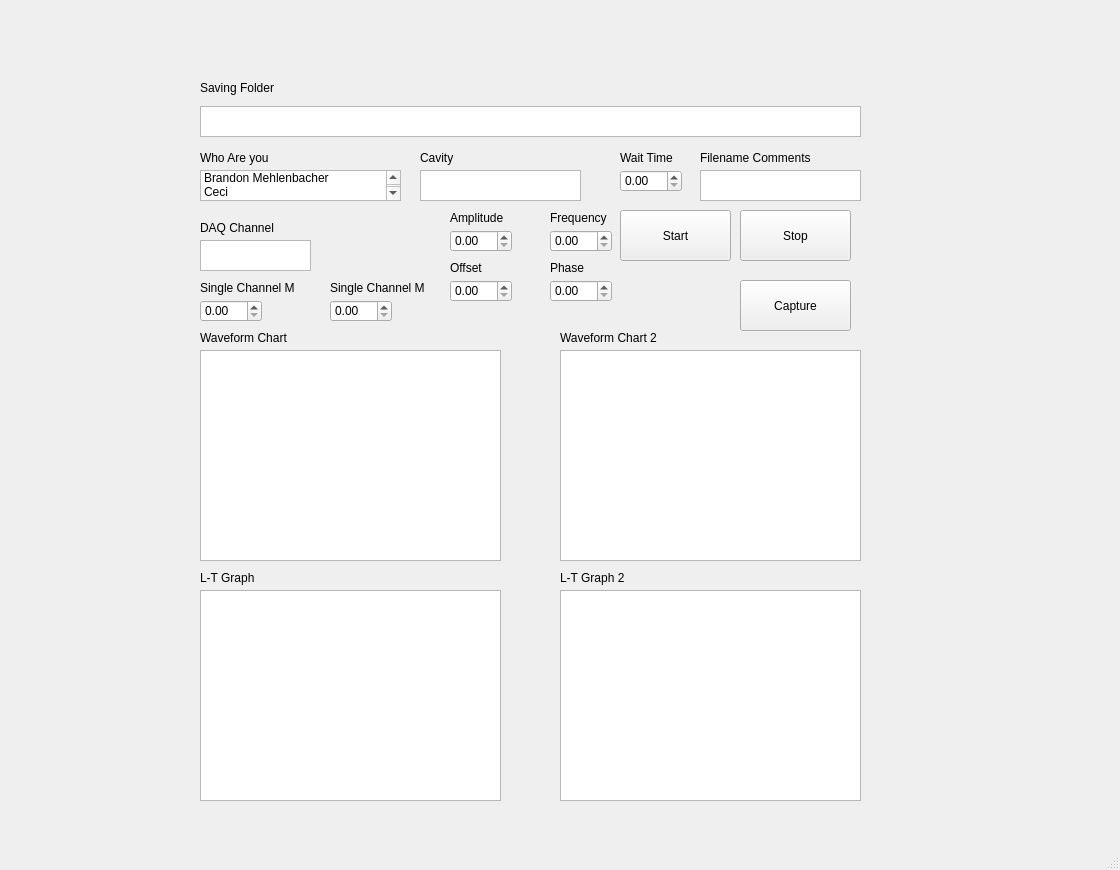
<?xml version="1.0" encoding="UTF-8"?>
<ui version="4.0">
 <class>CLS_Scan</class>
 <widget class="QMainWindow" name="CLS_Scan">
  <property name="geometry">
   <rect>
    <x>0</x>
    <y>0</y>
    <width>1120</width>
    <height>870</height>
   </rect>
  </property>
  <property name="windowTitle">
   <string>MainWindow</string>
  </property>
  <widget class="QWidget" name="centralwidget">
   <widget class="QGraphicsView" name="waveform_chart">
    <property name="geometry">
     <rect>
      <x>560</x>
      <y>350</y>
      <width>301</width>
      <height>211</height>
     </rect>
    </property>
   </widget>
   <widget class="QGraphicsView" name="l_t_graph_2">
    <property name="geometry">
     <rect>
      <x>560</x>
      <y>590</y>
      <width>301</width>
      <height>211</height>
     </rect>
    </property>
   </widget>
   <widget class="QGraphicsView" name="waveform_chart_2">
    <property name="geometry">
     <rect>
      <x>200</x>
      <y>350</y>
      <width>301</width>
      <height>211</height>
     </rect>
    </property>
   </widget>
   <widget class="QGraphicsView" name="l_t_graph">
    <property name="geometry">
     <rect>
      <x>200</x>
      <y>590</y>
      <width>301</width>
      <height>211</height>
     </rect>
    </property>
   </widget>
   <widget class="QLabel" name="label_waveform_chart">
    <property name="geometry">
     <rect>
      <x>560</x>
      <y>330</y>
      <width>191</width>
      <height>16</height>
     </rect>
    </property>
    <property name="text">
     <string>Waveform Chart 2</string>
    </property>
   </widget>
   <widget class="QLabel" name="label_l_t_graph_2">
    <property name="geometry">
     <rect>
      <x>560</x>
      <y>570</y>
      <width>111</width>
      <height>16</height>
     </rect>
    </property>
    <property name="text">
     <string>L-T Graph 2</string>
    </property>
   </widget>
   <widget class="QLabel" name="label_l_t_graph">
    <property name="geometry">
     <rect>
      <x>200</x>
      <y>570</y>
      <width>111</width>
      <height>16</height>
     </rect>
    </property>
    <property name="text">
     <string>L-T Graph</string>
    </property>
   </widget>
   <widget class="QLabel" name="label_waveform_chart_2">
    <property name="geometry">
     <rect>
      <x>200</x>
      <y>330</y>
      <width>191</width>
      <height>16</height>
     </rect>
    </property>
    <property name="text">
     <string>Waveform Chart</string>
    </property>
   </widget>
   <widget class="QDoubleSpinBox" name="offset">
    <property name="geometry">
     <rect>
      <x>450</x>
      <y>280</y>
      <width>62</width>
      <height>22</height>
     </rect>
    </property>
   </widget>
   <widget class="QDoubleSpinBox" name="phase">
    <property name="geometry">
     <rect>
      <x>550</x>
      <y>280</y>
      <width>62</width>
      <height>22</height>
     </rect>
    </property>
   </widget>
   <widget class="QDoubleSpinBox" name="amplitude">
    <property name="geometry">
     <rect>
      <x>450</x>
      <y>230</y>
      <width>62</width>
      <height>22</height>
     </rect>
    </property>
   </widget>
   <widget class="QDoubleSpinBox" name="frequency">
    <property name="geometry">
     <rect>
      <x>550</x>
      <y>230</y>
      <width>62</width>
      <height>22</height>
     </rect>
    </property>
   </widget>
   <widget class="QLabel" name="label_amplitude">
    <property name="geometry">
     <rect>
      <x>450</x>
      <y>210</y>
      <width>71</width>
      <height>16</height>
     </rect>
    </property>
    <property name="text">
     <string>Amplitude</string>
    </property>
   </widget>
   <widget class="QLabel" name="label_frequency">
    <property name="geometry">
     <rect>
      <x>550</x>
      <y>210</y>
      <width>71</width>
      <height>16</height>
     </rect>
    </property>
    <property name="text">
     <string>Frequency</string>
    </property>
   </widget>
   <widget class="QLabel" name="label_offset">
    <property name="geometry">
     <rect>
      <x>450</x>
      <y>260</y>
      <width>71</width>
      <height>16</height>
     </rect>
    </property>
    <property name="text">
     <string>Offset</string>
    </property>
   </widget>
   <widget class="QLabel" name="label_phase">
    <property name="geometry">
     <rect>
      <x>550</x>
      <y>260</y>
      <width>71</width>
      <height>16</height>
     </rect>
    </property>
    <property name="text">
     <string>Phase</string>
    </property>
   </widget>
   <widget class="QDoubleSpinBox" name="doubleSpinBox">
    <property name="geometry">
     <rect>
      <x>620</x>
      <y>170</y>
      <width>62</width>
      <height>22</height>
     </rect>
    </property>
   </widget>
   <widget class="QLabel" name="label_wait_time">
    <property name="geometry">
     <rect>
      <x>620</x>
      <y>150</y>
      <width>71</width>
      <height>16</height>
     </rect>
    </property>
    <property name="text">
     <string>Wait Time</string>
    </property>
   </widget>
   <widget class="QPushButton" name="pushButton">
    <property name="geometry">
     <rect>
      <x>740</x>
      <y>210</y>
      <width>111</width>
      <height>51</height>
     </rect>
    </property>
    <property name="text">
     <string>Stop</string>
    </property>
   </widget>
   <widget class="QPushButton" name="capture">
    <property name="geometry">
     <rect>
      <x>740</x>
      <y>280</y>
      <width>111</width>
      <height>51</height>
     </rect>
    </property>
    <property name="text">
     <string>Capture</string>
    </property>
   </widget>
   <widget class="QListWidget" name="listWidget">
    <property name="geometry">
     <rect>
      <x>200</x>
      <y>170</y>
      <width>201</width>
      <height>31</height>
     </rect>
    </property>
    <item>
     <property name="text">
      <string>Brandon Mehlenbacher</string>
     </property>
    </item>
    <item>
     <property name="text">
      <string>Ceci</string>
     </property>
    </item>
    <item>
     <property name="text">
      <string>Beau</string>
     </property>
    </item>
    <item>
     <property name="text">
      <string>Lisa-Maria</string>
     </property>
    </item>
   </widget>
   <widget class="QLabel" name="label">
    <property name="geometry">
     <rect>
      <x>200</x>
      <y>150</y>
      <width>101</width>
      <height>16</height>
     </rect>
    </property>
    <property name="text">
     <string>Who Are you</string>
    </property>
   </widget>
   <widget class="QLabel" name="label_2">
    <property name="geometry">
     <rect>
      <x>420</x>
      <y>150</y>
      <width>55</width>
      <height>16</height>
     </rect>
    </property>
    <property name="text">
     <string>Cavity</string>
    </property>
   </widget>
   <widget class="QListWidget" name="daq_channel">
    <property name="geometry">
     <rect>
      <x>200</x>
      <y>240</y>
      <width>111</width>
      <height>31</height>
     </rect>
    </property>
   </widget>
   <widget class="QLabel" name="label_3">
    <property name="geometry">
     <rect>
      <x>200</x>
      <y>220</y>
      <width>111</width>
      <height>16</height>
     </rect>
    </property>
    <property name="text">
     <string>DAQ Channel</string>
    </property>
   </widget>
   <widget class="QDoubleSpinBox" name="single_channel_m">
    <property name="geometry">
     <rect>
      <x>200</x>
      <y>300</y>
      <width>62</width>
      <height>22</height>
     </rect>
    </property>
   </widget>
   <widget class="QDoubleSpinBox" name="single_channel_m_2">
    <property name="geometry">
     <rect>
      <x>330</x>
      <y>300</y>
      <width>62</width>
      <height>22</height>
     </rect>
    </property>
   </widget>
   <widget class="QLabel" name="label_single_channel_m">
    <property name="geometry">
     <rect>
      <x>200</x>
      <y>280</y>
      <width>111</width>
      <height>16</height>
     </rect>
    </property>
    <property name="text">
     <string>Single Channel M</string>
    </property>
   </widget>
   <widget class="QLabel" name="label_single_channel_m_2">
    <property name="geometry">
     <rect>
      <x>330</x>
      <y>280</y>
      <width>111</width>
      <height>16</height>
     </rect>
    </property>
    <property name="text">
     <string>Single Channel M</string>
    </property>
   </widget>
   <widget class="QTextEdit" name="cavity">
    <property name="geometry">
     <rect>
      <x>420</x>
      <y>170</y>
      <width>161</width>
      <height>31</height>
     </rect>
    </property>
   </widget>
   <widget class="QPlainTextEdit" name="saving_folder">
    <property name="geometry">
     <rect>
      <x>200</x>
      <y>106</y>
      <width>661</width>
      <height>31</height>
     </rect>
    </property>
   </widget>
   <widget class="QLabel" name="label_saving_folder">
    <property name="geometry">
     <rect>
      <x>200</x>
      <y>80</y>
      <width>181</width>
      <height>16</height>
     </rect>
    </property>
    <property name="text">
     <string>Saving Folder</string>
    </property>
   </widget>
   <widget class="QPlainTextEdit" name="filename_comments">
    <property name="geometry">
     <rect>
      <x>700</x>
      <y>170</y>
      <width>161</width>
      <height>31</height>
     </rect>
    </property>
   </widget>
   <widget class="QLabel" name="label_filename_comments">
    <property name="geometry">
     <rect>
      <x>700</x>
      <y>150</y>
      <width>131</width>
      <height>16</height>
     </rect>
    </property>
    <property name="text">
     <string>Filename Comments</string>
    </property>
   </widget>
   <widget class="QPushButton" name="start">
    <property name="geometry">
     <rect>
      <x>620</x>
      <y>210</y>
      <width>111</width>
      <height>51</height>
     </rect>
    </property>
    <property name="text">
     <string>Start</string>
    </property>
   </widget>
  </widget>
  <widget class="QMenuBar" name="menubar">
   <property name="geometry">
    <rect>
     <x>0</x>
     <y>0</y>
     <width>1120</width>
     <height>26</height>
    </rect>
   </property>
  </widget>
  <widget class="QStatusBar" name="statusbar"/>
 </widget>
 <resources/>
 <connections/>
</ui>
